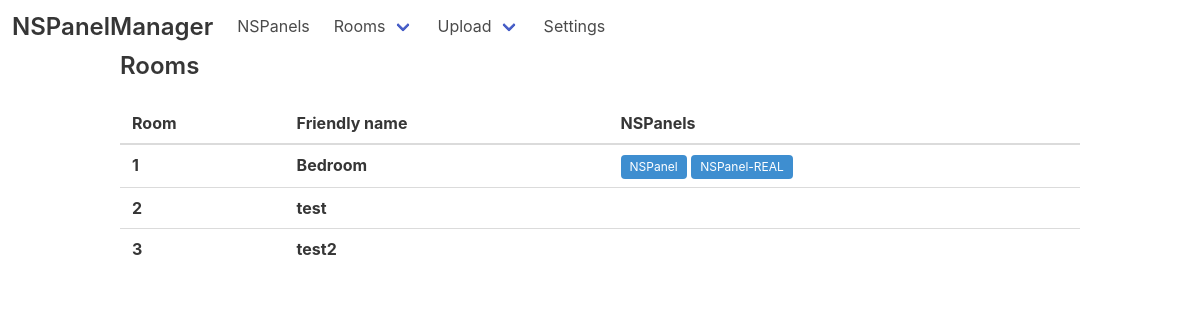
Screenshot of /rooms with the database file from the repository.
### web/models.py (models this page shows)
class Room(models.Model):
    def number():
        no = Room.objects.all().count()
        if no == None:
            return 1
        else:
            return no + 1
    friendly_name = models.CharField(max_length=30)
    displayOrder = models.IntegerField(default=number)

class NSPanel(models.Model):
    mac_address = models.CharField(max_length=17)
    friendly_name = models.CharField(max_length=100)
    last_seen = models.DateTimeField(default=django.utils.timezone.now)
    ip_address = models.CharField(max_length=15, default="")
    version = models.CharField(max_length=15, default="")
    room = models.ForeignKey(Room, on_delete=models.CASCADE)

### web/views.py (the view)
# urls.py: path('rooms', views.rooms, name='rooms'),
def rooms(request):
    return render(request, 'rooms.html', {'rooms': Room.objects.all()})

### web/templates/rooms.html
{% extends 'base.html' %}
{% block content %}
<h2 class="title is-4">Rooms</h2>
<table class="table is-fullwidth is-hoverable">
    <thead>
        <tr>
            <th>Room</th>
            <th>Friendly name</th>
            <th>NSPanels</th>
        </tr>
    </thead>
    <tbody>
        {% for room in rooms %}
        <tr>
            <th>{{ room.id }}</th>
            <th>{{ room.friendly_name }}</th>
            <td>
                {% for nspanel in room.nspanel_set.all %}
                <span class="tag is-info is-small">{{ nspanel.friendly_name }}</span>
                {% endfor %}
            </td>
        </tr>
        {% endfor %}
    </tbody>
</table>
{% endblock %}

### rows the page displays
Room: id "1", friendly_name "Bedroom"
NSPanel: friendly_name "NSPanel"
NSPanel: friendly_name "NSPanel-REAL"
Room: id "2", friendly_name "test"
Room: id "3", friendly_name "test2"
